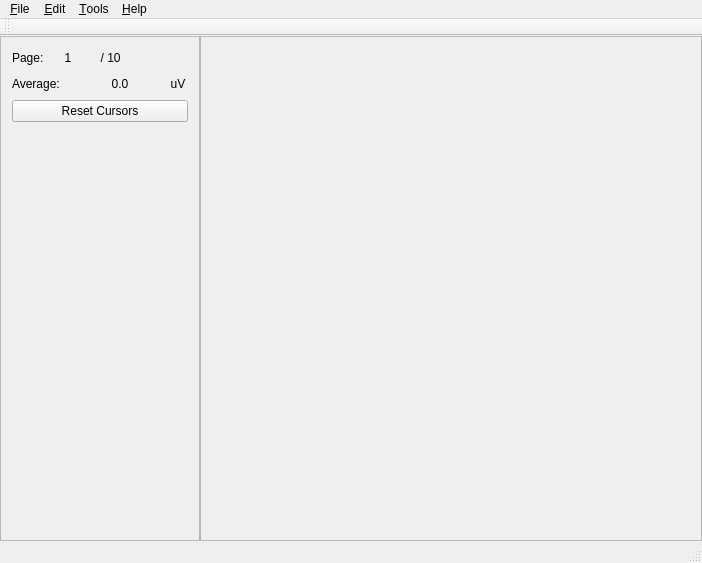
<?xml version="1.0" encoding="UTF-8"?>
<ui version="4.0">
 <class>MainWindow</class>
 <widget class="QMainWindow" name="MainWindow">
  <property name="geometry">
   <rect>
    <x>0</x>
    <y>0</y>
    <width>702</width>
    <height>563</height>
   </rect>
  </property>
  <property name="minimumSize">
   <size>
    <width>500</width>
    <height>500</height>
   </size>
  </property>
  <property name="windowTitle">
   <string>ELAN</string>
  </property>
  <widget class="QWidget" name="centralWidget">
   <layout class="QHBoxLayout" name="horizontalLayout">
    <property name="spacing">
     <number>0</number>
    </property>
    <property name="leftMargin">
     <number>0</number>
    </property>
    <property name="topMargin">
     <number>0</number>
    </property>
    <property name="rightMargin">
     <number>0</number>
    </property>
    <property name="bottomMargin">
     <number>0</number>
    </property>
    <item>
     <layout class="QHBoxLayout" name="horizontalLayout_4">
      <property name="spacing">
       <number>0</number>
      </property>
      <item>
       <widget class="QFrame" name="dataFrame">
        <property name="minimumSize">
         <size>
          <width>200</width>
          <height>500</height>
         </size>
        </property>
        <property name="maximumSize">
         <size>
          <width>200</width>
          <height>16777215</height>
         </size>
        </property>
        <property name="frameShape">
         <enum>QFrame::StyledPanel</enum>
        </property>
        <property name="frameShadow">
         <enum>QFrame::Raised</enum>
        </property>
        <layout class="QVBoxLayout" name="verticalLayout_2">
         <item>
          <layout class="QHBoxLayout" name="horizontalLayout_6">
           <item>
            <widget class="QLabel" name="label_8">
             <property name="text">
              <string>Page: </string>
             </property>
            </widget>
           </item>
           <item>
            <widget class="QLabel" name="pageLabel_2">
             <property name="minimumSize">
              <size>
               <width>30</width>
               <height>0</height>
              </size>
             </property>
             <property name="maximumSize">
              <size>
               <width>30</width>
               <height>16777215</height>
              </size>
             </property>
             <property name="text">
              <string>1</string>
             </property>
             <property name="alignment">
              <set>Qt::AlignCenter</set>
             </property>
            </widget>
           </item>
           <item>
            <widget class="QLabel" name="label_10">
             <property name="minimumSize">
              <size>
               <width>40</width>
               <height>0</height>
              </size>
             </property>
             <property name="maximumSize">
              <size>
               <width>40</width>
               <height>16777215</height>
              </size>
             </property>
             <property name="text">
              <string> / 10</string>
             </property>
             <property name="alignment">
              <set>Qt::AlignCenter</set>
             </property>
            </widget>
           </item>
           <item>
            <spacer name="horizontalSpacer_4">
             <property name="orientation">
              <enum>Qt::Horizontal</enum>
             </property>
             <property name="sizeHint" stdset="0">
              <size>
               <width>40</width>
               <height>20</height>
              </size>
             </property>
            </spacer>
           </item>
          </layout>
         </item>
         <item>
          <layout class="QHBoxLayout" name="horizontalLayout_5">
           <item>
            <widget class="QLabel" name="label_6">
             <property name="text">
              <string>Average: </string>
             </property>
            </widget>
           </item>
           <item>
            <widget class="QLabel" name="dataLabel">
             <property name="minimumSize">
              <size>
               <width>100</width>
               <height>0</height>
              </size>
             </property>
             <property name="maximumSize">
              <size>
               <width>100</width>
               <height>16777215</height>
              </size>
             </property>
             <property name="text">
              <string>0.0</string>
             </property>
             <property name="alignment">
              <set>Qt::AlignCenter</set>
             </property>
            </widget>
           </item>
           <item>
            <widget class="QLabel" name="label_7">
             <property name="minimumSize">
              <size>
               <width>20</width>
               <height>0</height>
              </size>
             </property>
             <property name="maximumSize">
              <size>
               <width>20</width>
               <height>16777215</height>
              </size>
             </property>
             <property name="text">
              <string>uV</string>
             </property>
             <property name="alignment">
              <set>Qt::AlignCenter</set>
             </property>
            </widget>
           </item>
           <item>
            <spacer name="horizontalSpacer_3">
             <property name="orientation">
              <enum>Qt::Horizontal</enum>
             </property>
             <property name="sizeHint" stdset="0">
              <size>
               <width>40</width>
               <height>20</height>
              </size>
             </property>
            </spacer>
           </item>
          </layout>
         </item>
         <item>
          <widget class="QPushButton" name="resetCursor">
           <property name="text">
            <string>Reset Cursors</string>
           </property>
          </widget>
         </item>
         <item>
          <spacer name="verticalSpacer">
           <property name="orientation">
            <enum>Qt::Vertical</enum>
           </property>
           <property name="sizeHint" stdset="0">
            <size>
             <width>20</width>
             <height>40</height>
            </size>
           </property>
          </spacer>
         </item>
        </layout>
       </widget>
      </item>
      <item>
       <widget class="QFrame" name="plotFrame">
        <property name="enabled">
         <bool>true</bool>
        </property>
        <property name="minimumSize">
         <size>
          <width>500</width>
          <height>500</height>
         </size>
        </property>
        <property name="frameShape">
         <enum>QFrame::StyledPanel</enum>
        </property>
        <property name="frameShadow">
         <enum>QFrame::Raised</enum>
        </property>
        <layout class="QVBoxLayout" name="verticalLayout_3">
         <property name="spacing">
          <number>0</number>
         </property>
         <property name="leftMargin">
          <number>0</number>
         </property>
         <property name="topMargin">
          <number>0</number>
         </property>
         <property name="rightMargin">
          <number>0</number>
         </property>
         <property name="bottomMargin">
          <number>0</number>
         </property>
         <item>
          <layout class="QVBoxLayout" name="plotLayout">
           <property name="spacing">
            <number>0</number>
           </property>
          </layout>
         </item>
        </layout>
       </widget>
      </item>
     </layout>
    </item>
   </layout>
  </widget>
  <widget class="QMenuBar" name="menuBar">
   <property name="geometry">
    <rect>
     <x>0</x>
     <y>0</y>
     <width>702</width>
     <height>22</height>
    </rect>
   </property>
   <widget class="QMenu" name="menuFile">
    <property name="title">
     <string>&amp;File</string>
    </property>
    <addaction name="actionNewProject"/>
    <addaction name="separator"/>
    <addaction name="actionLoadProject"/>
    <addaction name="actionSaveProject"/>
    <addaction name="actionSaveProjectAs"/>
    <addaction name="separator"/>
    <addaction name="actionQuit"/>
   </widget>
   <widget class="QMenu" name="menuEdit">
    <property name="title">
     <string>&amp;Edit</string>
    </property>
    <addaction name="actionScales"/>
    <addaction name="separator"/>
    <addaction name="actionSaveConfiguration"/>
    <addaction name="actionLoadConfiguration"/>
    <addaction name="separator"/>
    <addaction name="actionPreferences"/>
   </widget>
   <widget class="QMenu" name="menuTools">
    <property name="title">
     <string>&amp;Tools</string>
    </property>
    <addaction name="actionTimeFrequency"/>
    <addaction name="actionERPA"/>
    <addaction name="separator"/>
    <addaction name="actionGoTo"/>
    <addaction name="actionScreenshot"/>
    <addaction name="separator"/>
    <addaction name="actionPageMode"/>
    <addaction name="actionNextPage"/>
    <addaction name="actionPreviousPage"/>
    <addaction name="separator"/>
    <addaction name="actionEventMode"/>
    <addaction name="actionNextEvent"/>
    <addaction name="actionPreviousEvent"/>
   </widget>
   <widget class="QMenu" name="menuHelp">
    <property name="title">
     <string>&amp;Help</string>
    </property>
    <addaction name="actionDocumentation"/>
    <addaction name="actionChangelog"/>
    <addaction name="separator"/>
    <addaction name="actionBugReport"/>
    <addaction name="separator"/>
    <addaction name="actionAboutELAN"/>
   </widget>
   <addaction name="menuFile"/>
   <addaction name="menuEdit"/>
   <addaction name="menuTools"/>
   <addaction name="menuHelp"/>
  </widget>
  <widget class="QToolBar" name="mainToolBar">
   <attribute name="toolBarArea">
    <enum>TopToolBarArea</enum>
   </attribute>
   <attribute name="toolBarBreak">
    <bool>false</bool>
   </attribute>
  </widget>
  <widget class="QStatusBar" name="statusBar"/>
  <action name="actionQuit">
   <property name="text">
    <string>&amp;Quit</string>
   </property>
  </action>
  <action name="actionNewProject">
   <property name="text">
    <string>&amp;New Project</string>
   </property>
   <property name="shortcut">
    <string>Ctrl+N</string>
   </property>
  </action>
  <action name="actionLoadProject">
   <property name="text">
    <string>&amp;Load Project</string>
   </property>
   <property name="shortcut">
    <string>Ctrl+O</string>
   </property>
  </action>
  <action name="actionSaveProject">
   <property name="text">
    <string>&amp;Save Project</string>
   </property>
   <property name="shortcut">
    <string>Ctrl+S</string>
   </property>
  </action>
  <action name="actionSaveProjectAs">
   <property name="text">
    <string>Save Project &amp;As</string>
   </property>
  </action>
  <action name="actionTimeFrequency">
   <property name="text">
    <string>&amp;Time-Frequency</string>
   </property>
  </action>
  <action name="actionERPA">
   <property name="text">
    <string>&amp;ERPA</string>
   </property>
  </action>
  <action name="actionScales">
   <property name="text">
    <string>&amp;Scales</string>
   </property>
   <property name="shortcut">
    <string>Ctrl+Q</string>
   </property>
  </action>
  <action name="actionGoTo">
   <property name="text">
    <string>&amp;Go To...</string>
   </property>
   <property name="shortcut">
    <string>Ctrl+G</string>
   </property>
  </action>
  <action name="actionScreenshot">
   <property name="text">
    <string>&amp;Screenshot</string>
   </property>
   <property name="shortcut">
    <string>Ctrl+P</string>
   </property>
  </action>
  <action name="actionDocumentation">
   <property name="text">
    <string>&amp;Documentation</string>
   </property>
  </action>
  <action name="actionChangelog">
   <property name="text">
    <string>&amp;Changelog</string>
   </property>
  </action>
  <action name="actionBugReport">
   <property name="text">
    <string>&amp;Report Bug...</string>
   </property>
  </action>
  <action name="actionAboutELAN">
   <property name="text">
    <string>&amp;About ELAN...</string>
   </property>
  </action>
  <action name="actionPreferences">
   <property name="text">
    <string>&amp;Preferences</string>
   </property>
  </action>
  <action name="actionConfiguration">
   <property name="text">
    <string>Configuration</string>
   </property>
  </action>
  <action name="actionSaveConfiguration">
   <property name="text">
    <string>&amp;Save Configuration</string>
   </property>
  </action>
  <action name="actionLoadConfiguration">
   <property name="text">
    <string>&amp;Load Configuration</string>
   </property>
  </action>
  <action name="actionPageMode">
   <property name="checkable">
    <bool>true</bool>
   </property>
   <property name="checked">
    <bool>true</bool>
   </property>
   <property name="text">
    <string>&amp;Page Mode</string>
   </property>
   <property name="shortcut">
    <string>Ctrl+M</string>
   </property>
  </action>
  <action name="actionEventMode">
   <property name="checkable">
    <bool>true</bool>
   </property>
   <property name="text">
    <string>&amp;Event Mode</string>
   </property>
   <property name="shortcut">
    <string>Ctrl+E</string>
   </property>
  </action>
  <action name="actionNextPage">
   <property name="text">
    <string>&amp;Next Page</string>
   </property>
  </action>
  <action name="actionPreviousPage">
   <property name="text">
    <string>&amp;Previous Page</string>
   </property>
  </action>
  <action name="actionNextEvent">
   <property name="enabled">
    <bool>false</bool>
   </property>
   <property name="text">
    <string>&amp;Next Event</string>
   </property>
  </action>
  <action name="actionPreviousEvent">
   <property name="enabled">
    <bool>false</bool>
   </property>
   <property name="text">
    <string>&amp;Previous Event</string>
   </property>
  </action>
 </widget>
 <layoutdefault spacing="6" margin="11"/>
 <resources/>
 <connections/>
</ui>
